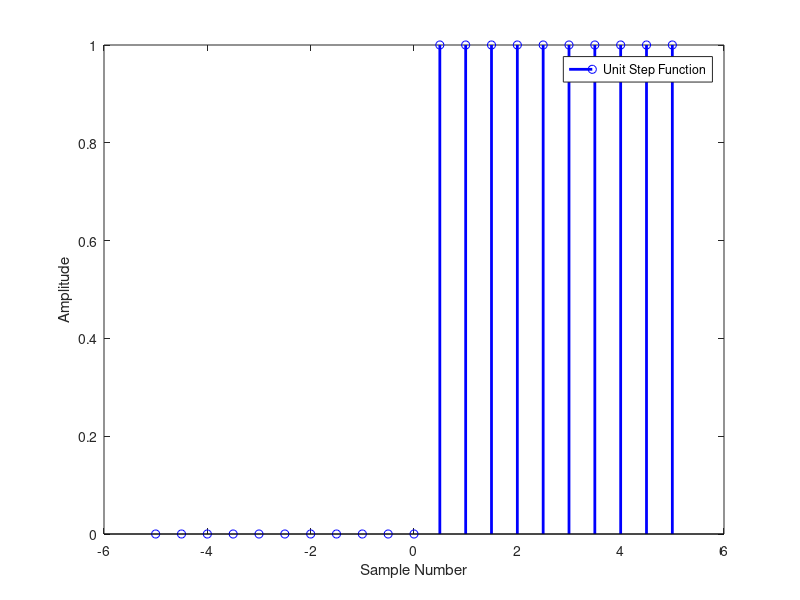

Write the MATLAB code that produced this figure.
%Unit Step function
t = -5:0.5:5;
x1 = 1;
x2 = 0;
x = x1.*t>0 + x2.*t>0;
stem(t,x, 'b', 'LineWidth', 2);
legend('Unit Step Function');
xlabel('Sample Number');
ylabel('Amplitude');
